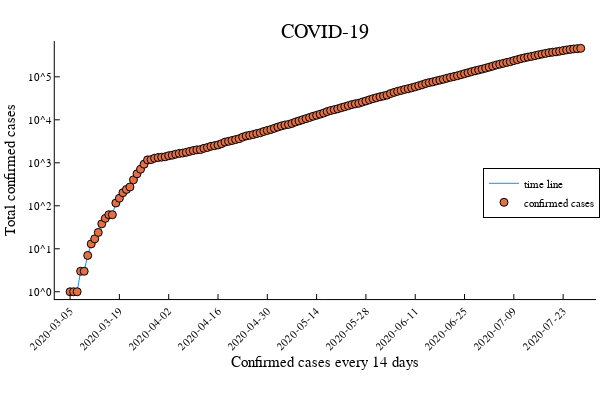

Notebook code for this chart:
### Code cell
#Notes:
#Added scatter!()
#confirmeddays = x
#sadata = y.
#xticks=confirmeddays[1:14:end] : Every 14 days
#optional label="time line" m=:o  The letter o form the point in the graph

covid19confirmedcases = plot(confirmeddays, label="time line", sadata,
                                xticks=confirmeddays[1:14:end], 
                                xrotation=45, 
                                leg=:right, 
                                yscale=:log10,
                                grid=false)
    scatter!(confirmeddays, sadata, 
            linewidths=1, 
            hover=sadata,
            label = "confirmed cases")

theme(:dark)
xlabel!("Confirmed cases every 14 days")
ylabel!("Total confirmed cases")
title!("COVID-19")

### Figure 1 — Plotly figure (JSON) as saved in the notebook; plotly's stock layout.template omitted (floating-point values rounded to 4 significant figures; data arrays with more than 128 entries replaced by an {"elided": "..."} marker saying what was removed)
{"data": [{"colorbar": {"title": ""}, "legendgroup": "time line", "line": {"color": "rgba(0, 154, 250, 1.000)", "dash": "solid", "shape": "linear", "width": 1}, "mode": "lines", "name": "time line", "showlegend": true, "type": "scatter", "x": {"elided": "146 int values"}, "xaxis": "x1", "y": {"elided": "146 int values"}, "yaxis": "y1", "zmax": null, "zmin": null}, {"colorbar": {"title": ""}, "hoverinfo": "text", "legendgroup": "confirmed cases", "marker": {"color": "rgba(227, 111, 71, 1.000)", "line": {"color": "rgba(0, 0, 0, 1.000)", "width": 1}, "size": 8, "symbol": "circle"}, "mode": "markers", "name": "confirmed cases", "showlegend": true, "text": {"elided": "146 int values"}, "type": "scatter", "x": {"elided": "146 int values"}, "xaxis": "x1", "y": {"elided": "146 int values"}, "yaxis": "y1", "zmax": null, "zmin": null}], "layout": {"annotations": [{"font": {"color": "rgba(0, 0, 0, 1.000)", "family": "sans-serif", "size": 20}, "rotation": 0, "showarrow": false, "text": "COVID-19", "x": 0.5424, "xanchor": "center", "xref": "paper", "y": 1, "yanchor": "top", "yref": "paper"}], "height": 400, "legend": {"bgcolor": "rgba(255, 255, 255, 1.000)", "bordercolor": "rgba(0, 0, 0, 1.000)", "borderwidth": 1, "font": {"color": "rgba(0, 0, 0, 1.000)", "family": "sans-serif", "size": 11}, "tracegroupgap": 0, "traceorder": "normal", "x": 1, "xanchor": "right", "y": 0.52, "yanchor": "middle"}, "margin": {"b": 20, "l": 0, "r": 0, "t": 20}, "paper_bgcolor": "rgba(255, 255, 255, 1.000)", "plot_bgcolor": "rgba(255, 255, 255, 1.000)", "showlegend": true, "width": 600, "xaxis": {"anchor": "y1", "domain": [0.09128, 0.9934], "gridcolor": "rgba(0, 0, 0, 0.100)", "gridwidth": 0.5, "linecolor": "rgba(0, 0, 0, 1.000)", "mirror": false, "range": [737500.0, 737600.0], "showgrid": false, "showline": true, "showticklabels": true, "tickangle": -45, "tickcolor": "rgb(0, 0, 0)", "tickfont": {"color": "rgba(0, 0, 0, 1.000)", "family": "sans-serif", "size": 11}, "tickmode": "array", "ticks": "inside", "ticktext": ["2020-03-05", "2020-03-19", "2020-04-02", "2020-04-16", "2020-04-30", "2020-05-14", "2020-05-28", "2020-06-11", "2020-06-25", "2020-07-09", "2020-07-23"], "tickvals": [737489, 737503, 737517, 737531, 737545, 737559, 737573, 737587, 737601, 737615, 737629], "title": "Confirmed cases every 14 days", "titlefont": {"color": "rgba(0, 0, 0, 1.000)", "family": "sans-serif", "size": 15}, "type": "-", "visible": true, "zeroline": false, "zerolinecolor": "rgba(0, 0, 0, 1.000)"}, "yaxis": {"anchor": "x1", "domain": [0.2248, 0.9415], "gridcolor": "rgba(0, 0, 0, 0.100)", "gridwidth": 0.5, "linecolor": "rgba(0, 0, 0, 1.000)", "mirror": false, "range": [-0.1699, 5.832], "showgrid": false, "showline": true, "showticklabels": true, "tickangle": 0, "tickcolor": "rgb(0, 0, 0)", "tickfont": {"color": "rgba(0, 0, 0, 1.000)", "family": "sans-serif", "size": 11}, "tickmode": "array", "ticks": "inside", "ticktext": ["10^0", "10^1", "10^2", "10^3", "10^4", "10^5"], "tickvals": [1, 10, 100, 1000, 10000, 100000], "title": "Total confirmed cases", "titlefont": {"color": "rgba(0, 0, 0, 1.000)", "family": "sans-serif", "size": 15}, "type": "log", "visible": true, "zeroline": false, "zerolinecolor": "rgba(0, 0, 0, 1.000)"}}}
